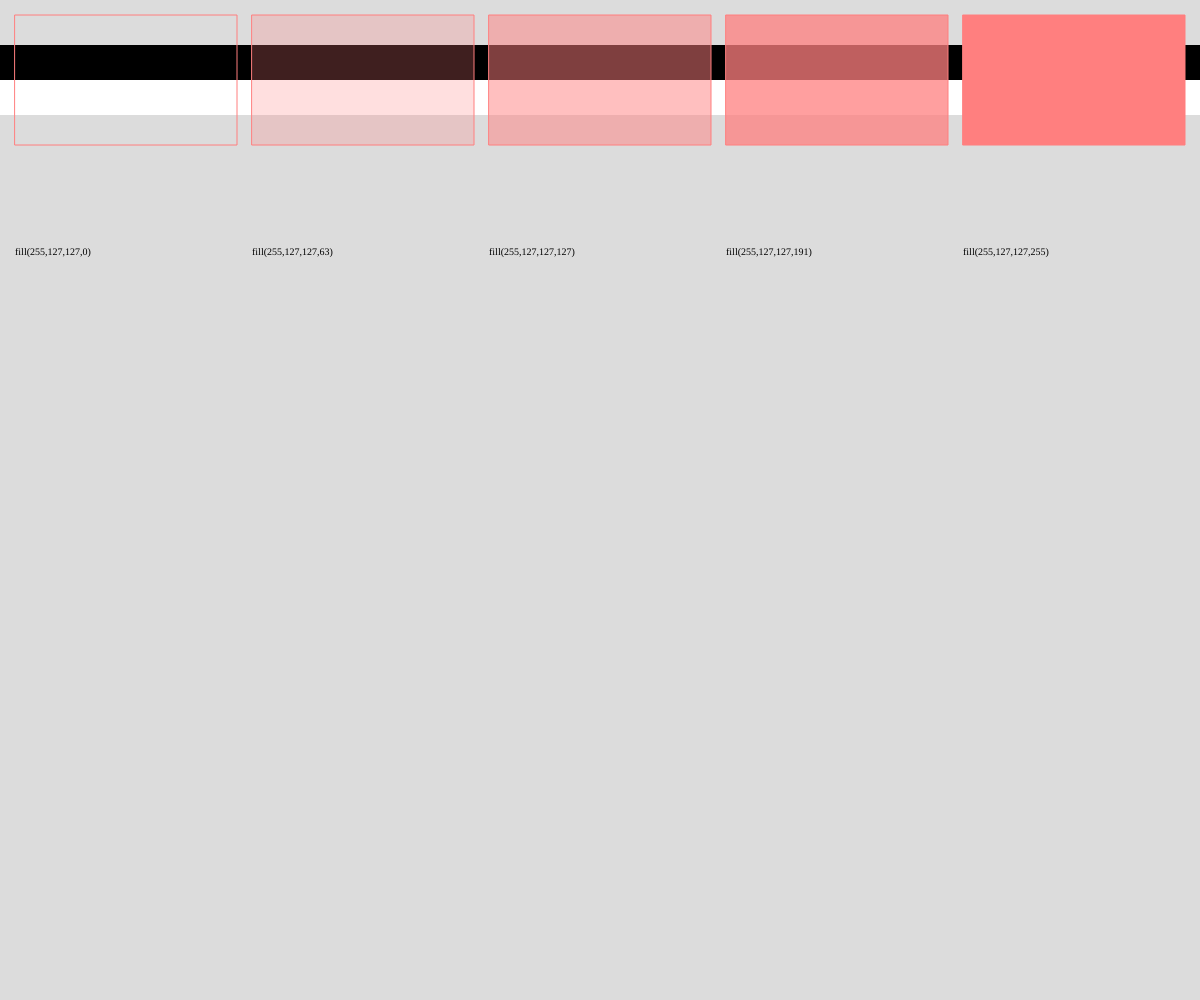
Frame 1 (no input)
Frame 2 (the mouse pressed at the canvas centre, redrawn once): identical to frame 1, image omitted

The p5.js sketch that drew this single still picture (run headless with seeded random() and noise() and a simulated clock; the mouse was pressed at the canvas centre and the sketch redrawn once):

// p5.js sketch
// ── sketch.js
function setup(){
  createCanvas(windowWidth, windowHeight);
  textFont("'Menlo', monospace");
  textSize(10);
  textAlign(LEFT, CENTER);
}

function draw(){
  background(220);
  noStroke();
  fill(0);
  let stripH = (130 - 60) / 2;
  rect(0, 45, width, stripH);
  fill(255);
  rect(0, 45 + stripH, width, stripH);

  let h = 130;
  let mt = 15;
  let ml = mt; // (width % w) / (floor(width / w) + 1);
  let numSwatches = 5;
  let w = floor((width - mt * (numSwatches + 1)) / numSwatches);
  // let x = mt;
  // let y = mt;
  for (let [x,y] = [ml, mt]; x + w + ml <= width; x+= w + ml){
    noStroke();
    let r = 255;
    let g = 127;
    let b = 127;

    let a = floor(map(x, ml, width - ml - w, 0, 255));
    fill(r, g, b, a);
    //if (a == 0){
      stroke(r, g, b);
    //}
    rect(x, y, w, h);
    fill(0);
    noStroke();
    text(`fill(${r},${g},${b},${a})`, x, y + w, w, 30);
  }

  // console.log("swatch width: " + w);

  noLoop();
}
